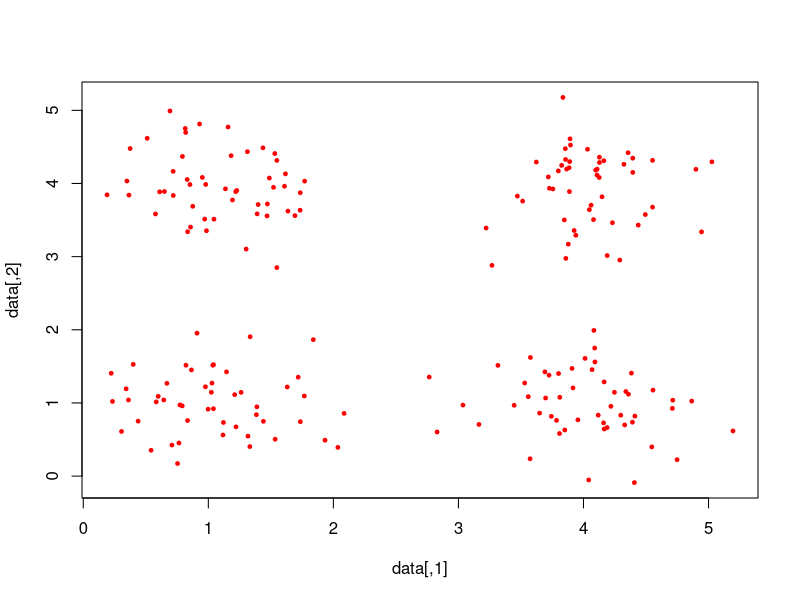

This figure's R source: (Note: this script raises an error after producing the figure.)


#####
#####
##### Create some sample data #####


set.seed(3657)

dev <- .5

a <- cbind(rnorm(50, mean=1, sd=dev),rnorm(50, mean=1, sd=dev))
b <- cbind(rnorm(50, mean=4, sd=dev),rnorm(50, mean=1, sd=dev))
c <- cbind(rnorm(50, mean=1, sd=dev),rnorm(50, mean=4, sd=dev))
d <- cbind(rnorm(50, mean=4, sd=dev),rnorm(50, mean=4, sd=dev))

data <- rbind(a,b,c,d)



#####
#####
##### Run the HOP Algorithm #####

###
### (1) Calculate density
###

library(deldir)

voronoi <- deldir(x=data.frame(data))


# plot voronoi diagram for posterity

plot(data, type="n")
points(data, pch=20, col="red", cex=0.75)
plot(voronoi, wlines="tess", wpoints="none", number=FALSE, add=TRUE, lty=1, col="black")


# density = inverse voronoi volume

density <- voronoi$summary$dir.area^(-1)


###
### (2) Calculate neighbors
###


delsgs <- voronoi$delsgs

# A data frame with 6 columns. The first 4 entries of each row are the coordinates 
# of the points joined by an edge of a Delaunay triangle, in the order (x1,y1,x2,y2). 
# The last two entries are the indices of the two points which are joined.


n <- nrow(data)

delaunay.TF <- matrix(rep(FALSE, n^2), nrow=n)

for (row in 1:nrow(delsgs)) {
    
    delaunay.TF[delsgs[row,5], delsgs[row,6]] <- TRUE   # cell [i,j]
    
    delaunay.TF[delsgs[row,6], delsgs[row,5]] <- TRUE   # cell [j,i] (symmetry)
    
}


# delaunay.TF[i,j] = TRUE if there exists a delaunay edge btwn vertices i,j



###
### (3) HOP to highest-density neighbor
###


HOP.onestep.forward <- function(point.density, edge.matrix) {

    # point.density is a scalar function applied to every vertex. HOP will move from low values to high values.

    # edge.matrix is NxN logical matrix with [i,j]=TRUE if there exists an edge between [i,j].

    HOPvec <- vector()

    for (row in 1:nrow(edge.matrix)) {

        tempvec <- edge.matrix[row,]        # iterate through edge matrix one row at a time

        index.TF <- which(tempvec==TRUE)

        greater.density <- index.TF[point.density[row]<point.density[index.TF]]     # constructs directed edges from low to high density

        newvec <- rep(FALSE, length(tempvec))

        newvec[greater.density]<- TRUE      # newvec only keeps edges going from low density -> high density

        edge.matrix[row,] <- newvec         # we only kept edge.matrix[i,j]=TRUE if density increases from i to j

        index.TF <- c(which(newvec==TRUE), row)

        HOPvec[row] <- index.TF[point.density[index.TF] == max(point.density[index.TF])]    # HOPvec = each point's 1-step HOP destination

    }

    output <- list(HOPvec, edge.matrix)

    names(output) <- c("HOPvec", "edge.matrix")

    return(output)

}


# HOP.onestep.forward <- function(point.density, edge.matrix) {
#     
#     # point.density is a scalar value applied to every vertex. HOP will move from low values to high values.
#     
#     # edge.matrix is NxN logical matrix with [i,j]=TRUE if there exists an edge between [i,j]. 
#     
#     HOPvec <- vector()
#     
#     onestep.neighbor <- function(tempvec) { # input = row of edge matrix; logical values indicating edge or no edge
#         
#         # tempvec <- edge.matrix[row,]
#         
#         index.TF <- which(tempvec==TRUE)  # index.TF = list of neighboring vertices
#         
#         greater.density <- index.TF[point.density[row]<point.density[index.TF]]     # compare each data point
#         
#         newvec <- rep(FALSE, length(tempvec))   
#         
#         newvec[greater.density]<- TRUE      # newvec only keeps edges going from low density -> high density
#         
#         edge.matrix[row,] <- newvec         # we only kept edge.matrix[i,j]=TRUE if density increases from i to j
#         
#         index.TF <- c(which(newvec==TRUE), row)
#         
#         HOPvec[row] <- index.TF[point.density[index.TF] == max(point.density[index.TF])]    # HOPvec = each point's 1-step HOP destination
#         
#     }
#     
#     output <- list(HOPvec, edge.matrix)     # vector of 1-step HOP destinations;  non-symmetric (directed) matrix of HOP edges
#     
#     names(output) <- c("HOPvec", "edge.matrix")
#     
#     return(output)
#     
# }


HOP.output <- HOP.onestep.forward(density, delaunay.TF)

HOPvec <- HOP.output$HOPvec

delaunay.TF <- HOP.output$edge.matrix



###
### (4) Chain HOP paths until all paths terminate at maxima
###


HOP.complete <- function(HOP.neighbor) {

    change <- 1
    
    n.iterations <- 0
    
    HOPvec.temp <- HOPvec

    while(change==1) {
        
        n.iterations <- n.iterations + 1
        
        HOPvec.new <- HOP.neighbor
        
        for (row in 1:length(HOP.neighbor)) {
            
            x <- HOP.neighbor[row]
            
            HOPvec.new[row] <- HOP.neighbor[x]
            
        }
        
        if (identical(HOP.neighbor, HOPvec.new)) {change <- 0}
        
        else {HOP.neighbor <- HOPvec.new}
        
    }
    
    output <- list(HOPvec.new, n.iterations)
    
    names(output) <- c("HOP.maxima", "n.iterations")
    
    return(output)

}


HOP.terminate <- HOP.complete(HOPvec)$HOP.maxima



plot(data, type="n")
points(data, pch=20, col=HOP.terminate, cex=.75)
plot(voronoi, wlines="tess", wpoints="none", number=FALSE, add=TRUE, lty=1, col="black")

points(data[unique(HOP.terminate),], pch=1, col="red", cex=1.1)

for (max in unique(HOP.terminate)) {
    
    index <- which(HOP.terminate==max)
    
    for (item in index) {
        
        lines(x=data[c(item,max),], col="grey")
        
    }
    
}

        

#####
#####
##### Create graph for the HOP maxima #####


library(igraph)



distmat <- as.matrix(dist(data))


distmat[delaunay.TF==FALSE] <- 0    # only include edges that are (one-way) Delaunay-connected


graph <- graph_from_adjacency_matrix(distmat, mode="undirected", weighted=TRUE)  # connected graph of Delaunay edges


###
### Which clusters are connected via delaunay edges?
###

clusters <- make_clusters(graph, membership = HOP.terminate)    # assign each point to its HOP maximum

bond.edges <- crossing(clusters, graph)         # identify HOP clusters which share a Delaunay edge

bond.edges <- get.edgelist(graph)[bond.edges,]  # bond.edges is matrix with 2 columns listing vertex-vertex pairs on cluster boundaries

bond.edges <- apply(bond.edges, 2, as.numeric) 

bond.edges <- matrix(HOP.terminate[bond.edges],         # replace vertex indices with cluster labels, to show which clusters are joined
                     ncol=ncol(bond.edges), byrow=F)

bond.edges <- unique(bond.edges)                        # eliminate duplicate rows

bond.edges <- apply(bond.edges, 2, as.character) 




###
### What is the edge sequence connecting each pair of maxima? (even non-adjacent maxima, for now)
###

HOP.maxima <- sort(unique(HOP.terminate))       # ordered list of maxima indices


HOP.max.neighbors <- function(object) {         # generates all geodesics from a single maxima to all other maxima
    
    temp <- shortest_paths(graph=graph, from=object, to=HOP.maxima)
    
    return(temp$vpath)
    
}


paths <- lapply(HOP.maxima, HOP.max.neighbors)  # apply HOP.max.neighbors function over all starting maxima

names(paths) <- HOP.maxima  

# "paths" contains all paths from each maximum to all other maxima (list object)



###
### Geodesic lengths: the LONGEST edge on the shortest path
###


extract.max.edge <- function(HOP.path) {    # given a HOP path. identify the geodesic length
    
    all.edges <- E(graph, path=HOP.path)$weight
    
    max.edge <- max(all.edges)
    
    return(max.edge)
    
}


extract.geodesics <- function(list.of.HOP.paths) {    # apply the previous function over a list of HOP paths from a single HOP max
    
    sapply(list.of.HOP.paths, extract.max.edge)
    
}


geodesic.distance <- sapply(paths, extract.geodesics)       # apply the previous function over all possible starting HOP maxima

rownames(geodesic.distance) <- HOP.maxima
colnames(geodesic.distance) <- HOP.maxima



###
### Weighted connectivity matrix between HOP maxima 
###

temp <- matrix(rep(0, nrow(geodesic.distance)^2), nrow=nrow(geodesic.distance))
rownames(temp) <- rownames(geodesic.distance)
colnames(temp) <- colnames(geodesic.distance) 



temp[bond.edges] <- 1   # bond.edges specifies the [row,column] index of an existing edge (referenced by row/col name) 


temp <- pmax(temp, t(temp))     # force symmetry, reflecting the 1's


geodesic.neighbors <- geodesic.distance

geodesic.neighbors[temp==0] <- 0        # geodesic distance between neighboring HOP maxima



#####
#####
##### Chain together the HOP maxima #####


# Geodesics can be measured by their raw magnitude, or by their relative rank against all (sorted) geodesics.

# We generally choose rank over magnitude, but both options are presented here.


###
### Connect based on geodesic DISTANCE:
###

# geodesic.neighbors <- cbind(geodesic.neighbors, rep(max(geodesic.neighbors), nrow(geodesic.neighbors)))
# 
# n <- ncol(geodesic.neighbors)
# 
# colnames(geodesic.neighbors)[n] <- "data_max"
# 
# 
# connected.clusters <- matrix(rep(0, length(geodesic.distance)), nrow=nrow(geodesic.distance), dimnames=dimnames(geodesic.distance))
# 
# 
# 
# for (row in 1:nrow(geodesic.neighbors)) {
#     
#     temp <- sort(geodesic.neighbors[row,])
#     
#     temp <- diff(temp)
#     
#     connects <- names(temp)[1:(which(temp==max(temp))-1)]   # column names to connect with current max
#     
#     connected.clusters[row,connects] <- 1
#     
# }


###
### Connect based on geodesic RANK:
###

geodesic.ranks <- geodesic.neighbors

geodesic.ranks[geodesic.ranks==0 | geodesic.ranks==-Inf] <- NA  # insert NA for all non-neighboring maxima and self-loops

geodesic.ranks <- matrix(rank(geodesic.ranks, na.last = "keep", ties.method="min"),     # calculates geodesic ranks
               ncol=ncol(geodesic.ranks), byrow=TRUE)


# try things besides ties.method = min?



connected.clusters <- matrix(rep(0, length(geodesic.distance)), nrow=nrow(geodesic.distance), dimnames=dimnames(geodesic.distance))

# geodesic.ranks[is.na(geodesic.ranks)] <- 0        if kept, will measure 0 to n rather than 1 to n
                                                    # problem = distinguish between low-connected vs unconnected

colnames(geodesic.ranks) <- colnames(geodesic.distance)


# for (row in 1:nrow(geodesic.ranks)) {
#     
#     temp <- sort(geodesic.ranks[row,], na.last=FALSE)
#     
#     temp <- diff(temp)
#     
#     connects <- names(temp)[1:(which(temp==max(temp, na.rm=T))-1)]   # column names to connect with current max
#     
#     connected.clusters[row,connects] <- 1
#     
# }



geodesic.step.function <- function(row.index, rank.matrix) {    # applies to a single row of rank.matrix
    
    temp <- sort(rank.matrix[row.index,], na.last=TRUE)     # sorts columns according to rank; excludes NA
    
    temp <- diff(temp)
    
    connects <- names(temp)[1:(which(temp==max(temp, na.rm=T))-1)]   # column names to connect with current max
    
    newvec <- rep(0, ncol(rank.matrix))

    names(newvec) <- colnames(rank.matrix)

    newvec[connects] <- 1

    return(newvec)
    
}



row.counter <- 1:nrow(geodesic.ranks)

names(row.counter) <- colnames(geodesic.ranks)


connected.clusters <- sapply(X=row.counter, FUN=geodesic.step.function, geodesic.ranks) 

# iterate through row.counter, applying geodesic.step.function to each row of geodesic.ranks


connected.clusters <- pmax(connected.clusters, t(connected.clusters))   # only consider mutual connectivity

diag(connected.clusters) <- rep(1, ncol(connected.clusters))


# Now: need to (1) create graph and (2) connect all maxima which can be joined 

library(expm)

fully.connected <- (connected.clusters %^% 10)>0

fully.connected[fully.connected] <- 1



reassign.connected.maxima <- function(matrix.row) {
    
    newmax <- min(which(matrix.row==1))     # the column index corresponding to the first 1
    
    newmax <- names(matrix.row)[newmax]     # the actual maxima (column name)
    
    return(newmax)
}



max.reassignment <- apply(fully.connected, MARGIN=1, FUN=reassign.connected.maxima)


final.cluster <- rep(0, length(max.reassignment))
    
for (entry in 1:length(HOP.terminate)) {
    
    temp <- HOP.terminate[entry]
    
    temp <- as.character(temp)
    
    final.cluster[entry] <- max.reassignment[temp]
    
}

final.cluster <- as.numeric(final.cluster)


plot(data, type="n")
points(data, pch=20, col=final.cluster, cex=.75)

for (max in unique(final.cluster)) {
    
    index <- which(final.cluster==max)
    
    for (item in index) {
        
        lines(x=data[c(item,max),], col="grey")
        
    }
    
}
